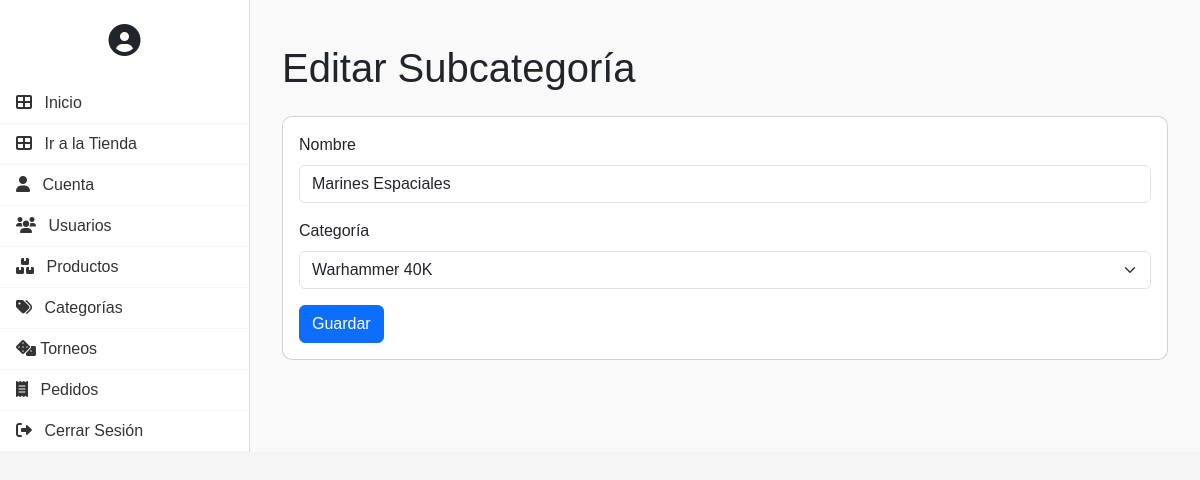
The app's page /controllers/Subcategory_Controller.php?action=editSubcategory&id=6 (signed in) with its own data.
### tables this page shows
CREATE TABLE `subcategorias` (
  `id` int(11) NOT NULL,
  `category_id` int(11) DEFAULT NULL,
  `name` varchar(255) NOT NULL
);

CREATE TABLE `categorias` (
  `id` int(11) NOT NULL,
  `name` varchar(255) NOT NULL
);

### models/utils.php (called while the page is built, shortened)
<?php
class Utils
{
    public static function conectar()
    {
        try {
            require_once("../config/global.php");
            $conPDO = new PDO("mysql:host=" . $DB_SERVER . ";dbname=" . $DB_SCHEMA, $DB_USER, $DB_PASSWD);
            $conPDO->setAttribute(PDO::ATTR_ERRMODE, PDO::ERRMODE_EXCEPTION);
            return $conPDO;
        } catch (PDOException $e) {
            print "¡Error al conectar!: " . $e->getMessage() . "<br/>";
            return null;
        }
    }
}

### models/Subcategory_Model.php (called while the page is built, shortened)
<?php
require_once '../models/utils.php';
class Subcategory_Model
{
    private $db;
    public function __construct()
    {
        $this->db = Utils::conectar();
    }
    public function getSubcategoryById($subcategoryId)
    {
        try {
            $query = "SELECT * FROM subcategorias WHERE id = :id";
            $stmt = $this->db->prepare($query);
            $stmt->bindParam(':id', $subcategoryId, PDO::PARAM_INT);
            $stmt->execute();
            return $stmt->fetch(PDO::FETCH_ASSOC);
        } catch (PDOException $e) {
            echo "Error: " . $e->getMessage();
            return null;
        }
    }
}

### models/Category_Model.php (called while the page is built, shortened)
<?php
require_once '../models/utils.php';
class Category_Model {
    private $db;
    public function __construct() {
        $this->db = Utils::conectar();
    }
    public function getAllCategories() {
        try {
            $query = "SELECT * FROM categorias";
            $stmt = $this->db->query($query);
            return $stmt->fetchAll(PDO::FETCH_ASSOC);
        } catch (PDOException $e) {
            echo "Error: " . $e->getMessage();
            return [];
        }
    }
}

### views/category/subcategory_form_view.php (the view, shortened to what this page needs)
<!DOCTYPE html>
<html lang="es">
<head>
    <link href="https://cdn.jsdelivr.net/npm/bootstrap@5.3.0/dist/css/bootstrap.min.css" rel="stylesheet">
    <link rel="stylesheet" href="https://cdnjs.cloudflare.com/ajax/libs/font-awesome/6.0.0-beta3/css/all.min.css">
    <link rel="stylesheet" href="../Assets/css/dashboard.css">
</head>
<body>
    <div id="wrapper">
        <?php include '../views/includes/sidebar_menu.php'; ?>
        <div id="page-content-wrapper">
            <div class="container-fluid">
                <h1 class="mt-4">Editar Subcategoría</h1>
                <div class="card mt-4">
                    <div class="card-body">
                        <form action="Subcategory_Controller.php?action=editSubcategory" method="post">
                            <div class="mb-3">
                                <label for="subcategory_name" class="form-label">Nombre</label>
                                <input type="text" class="form-control" id="subcategory_name" name="subcategory_name" value="<?php echo $subcategory['name']; ?>" required>
                            </div>
                            <div class="mb-3">
                                <label for="category_id" class="form-label">Categoría</label>
                                <select id="category_id" name="category_id" class="form-select" required>
                                    <?php foreach ($categories as $category) : ?>
                                        <option value="<?php echo $category['id']; ?>" <?php echo $category['id'] == $subcategory['category_id'] ? 'selected' : ''; ?>><?php echo $category['name']; ?></option>
                                    <?php endforeach; ?>
                                </select>
                            </div>
                            <button type="submit" class="btn btn-primary">Guardar</button>
                        </form>
                    </div>
                </div>
            </div>
        </div>
    </div>
</body>
</html>

### Assets/css/dashboard.css (style rules this page uses)
body { font-family: 'Arial', sans-serif; background-color: #f5f5f5; }
#wrapper { display: flex; width: 100%; }
#page-content-wrapper { flex: 1; padding: 20px; background-color: #f9f9f9; }
.card { border-radius: 10px; }

### records on screen
subcategorias: subcategory_name "Marines Espaciales", category_id "Warhammer 40K"
